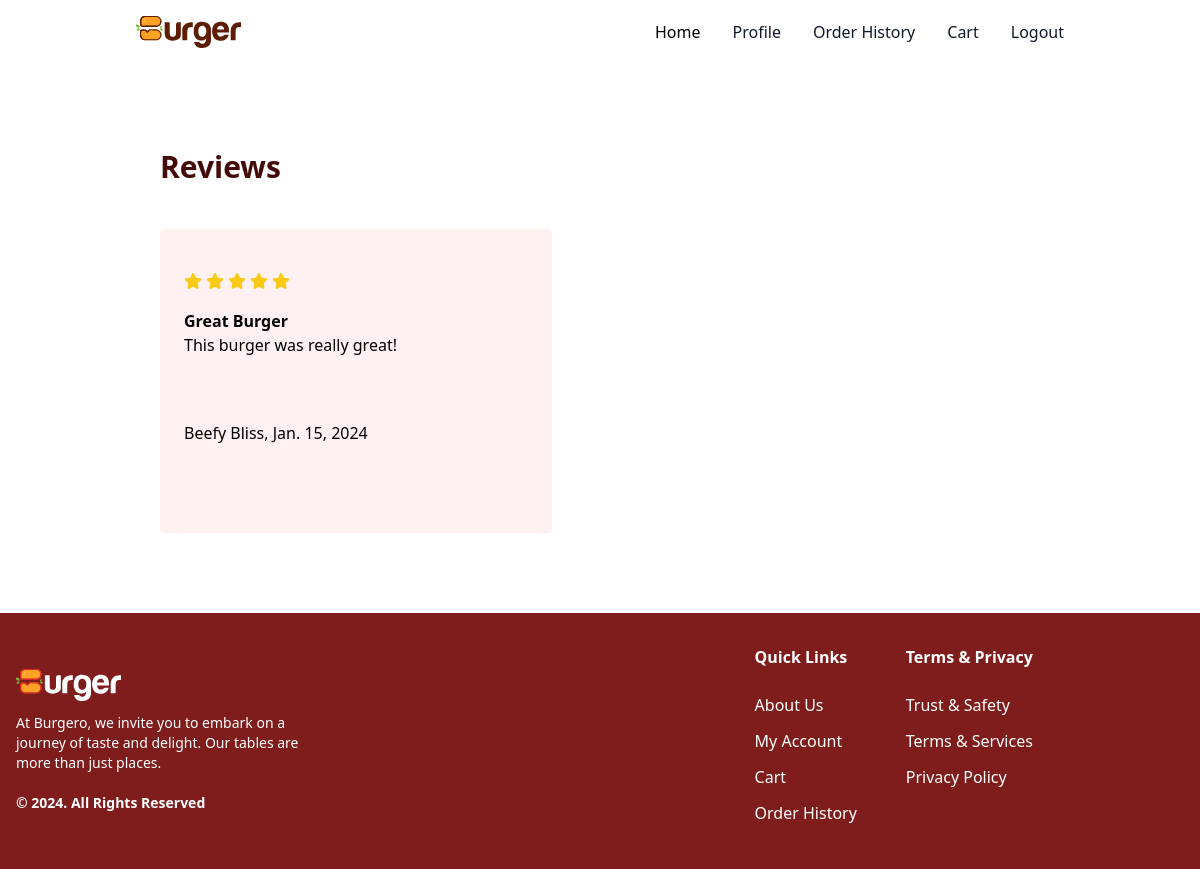
Before: /reviews/ (signed in) with the older database file.
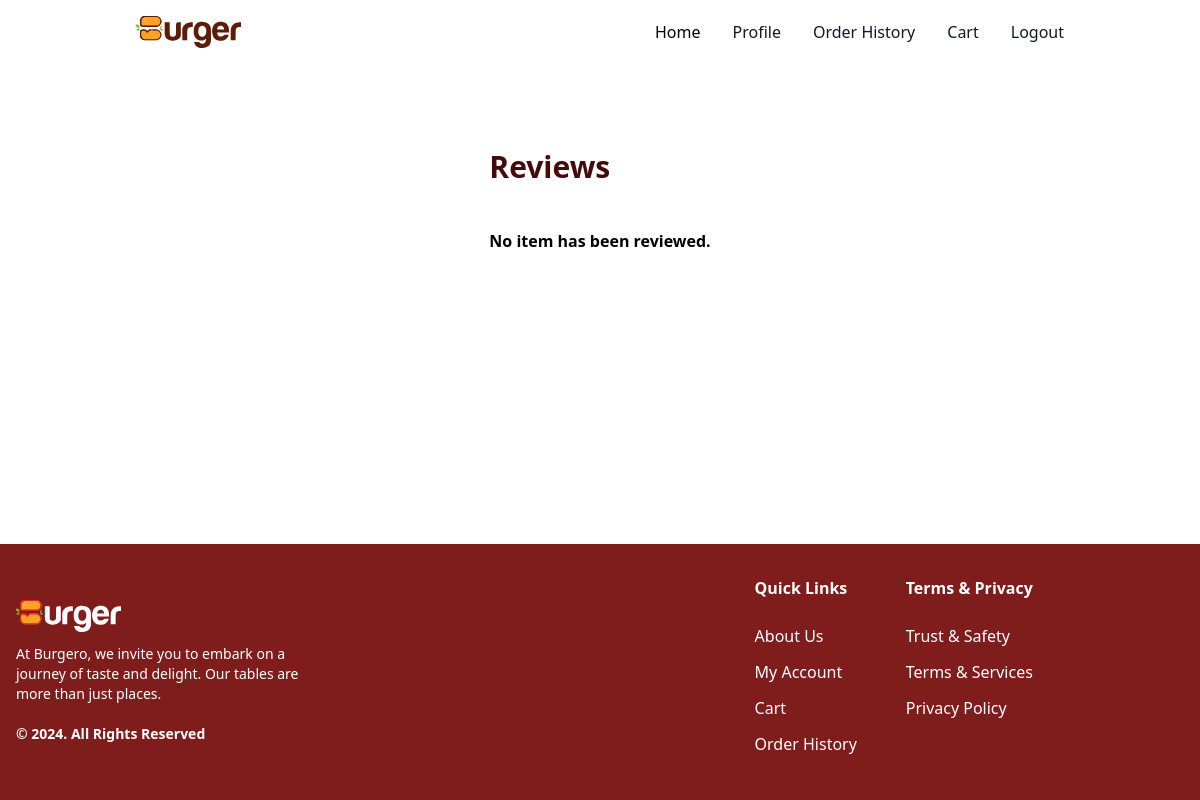
After: the same page with the newer database file.
### review/models.py (models this page shows, shortened)
class Review(models.Model):
    user = models.ForeignKey(User, on_delete=models.CASCADE)
    rating = models.IntegerField(default=0)
    heading = models.CharField(max_length=100, verbose_name="Title")
    review = models.TextField()
    date = models.DateField(auto_now_add=True)
    item = models.ForeignKey(Food, on_delete=models.CASCADE, related_name="review")

### food/models.py (models this page shows, shortened)
class Food(models.Model):
    name = models.CharField(max_length=100)
    description = models.TextField()
    price = models.DecimalField(max_digits=12, decimal_places=2)
    image = models.URLField()
    is_discount = models.BooleanField(blank=True, default=False)
    discount_price = models.DecimalField(max_digits=12, decimal_places=2, blank=True, null=True)
    category = models.ManyToManyField(Category)

### review/views.py (the view)
# urls.py: path('reviews/', ReviewListView.as_view(), name="reviews")
class ReviewListView(ListView, LoginRequiredMixin):
    template_name = 'reviews.html'
    model = Review
    def get_queryset(self):
        queryset = super().get_queryset().filter(
            user=self.request.user
        )
        return queryset

### review/templates/reviews.html (shortened to what this page needs)
{% extends 'base.html' %}
{% block main %}
<section class="mb-20">
    <div class="flex flex-col items-center">
        <div class="w-11/12">
            <div class="flex justify-center">
                <div>
                    <h1 class="text-5xl text-red-950 font-bold mt-20 mb-10">Reviews</h1>
            <div>
                {% if object_list %}
                <div class="grid gap-3 grid-cols-3">
                    {% for review in object_list %}
                        <div class="w-[392px] min-h-[296px] bg-rose-50 p-6 rounded">
                            <div>
                                <div class="flex gap-1  my-5 rating" id="{{review.rating}} {{review.pk}} rating">
                                    <i class="fa-solid fa-star cursor-pointer text-gray-500" id="1 {{review.pk}}"></i>
                                    <i class="fa-solid fa-star cursor-pointer text-gray-500" id="2 {{review.pk}}"></i>
                                    <i class="fa-solid fa-star cursor-pointer text-gray-500" id="3 {{review.pk}}"></i>
                                    <i class="fa-solid fa-star cursor-pointer text-gray-500" id="4 {{review.pk}}"></i>
                                    <i class="fa-solid fa-star cursor-pointer text-gray-500" id="5 {{review.pk}}"></i>
                                </div>
                                <div style="display: grid;
                                grid-template-rows: auto 1fr auto;
                                min-height: 200px;">
                                    <div style="display: flex;
                                    align-items: center;">
                                        <div>
                                            <h3 class="font-semibold">{{review.heading}}</h3>
                                            <p>
                                                {{review.review}}
                                            </p>
                                        </div>
                                    </div>
                                    <div class="mt-auto mb-auto" style="margin-top: auto; margin-bottom: auto;">
                                        <p><span class="font-medium">{{review.item.name}}</span>, <span class="font-light">{{review.date}}</span></p>
                                    </div>
                                </div>
                            </div>
                        </div>
                    {% endfor %}
                </div>
                {% else %}
                <div>
                    <h3 class="font-xl font-semibold">No item has been reviewed.</h3>
                </div>
                {% endif %}
            </div>
                </div>
            </div>
        </div>
    </div>
</section>
{% endblock %}

Changed rows visible on the page:
removed Review: heading "Great Burger", review "This burger was really great!", item.name "Beefy Bliss", date "Jan. 15, 2024"
Other visible differences:
text now shown: "No item has been reviewed."
